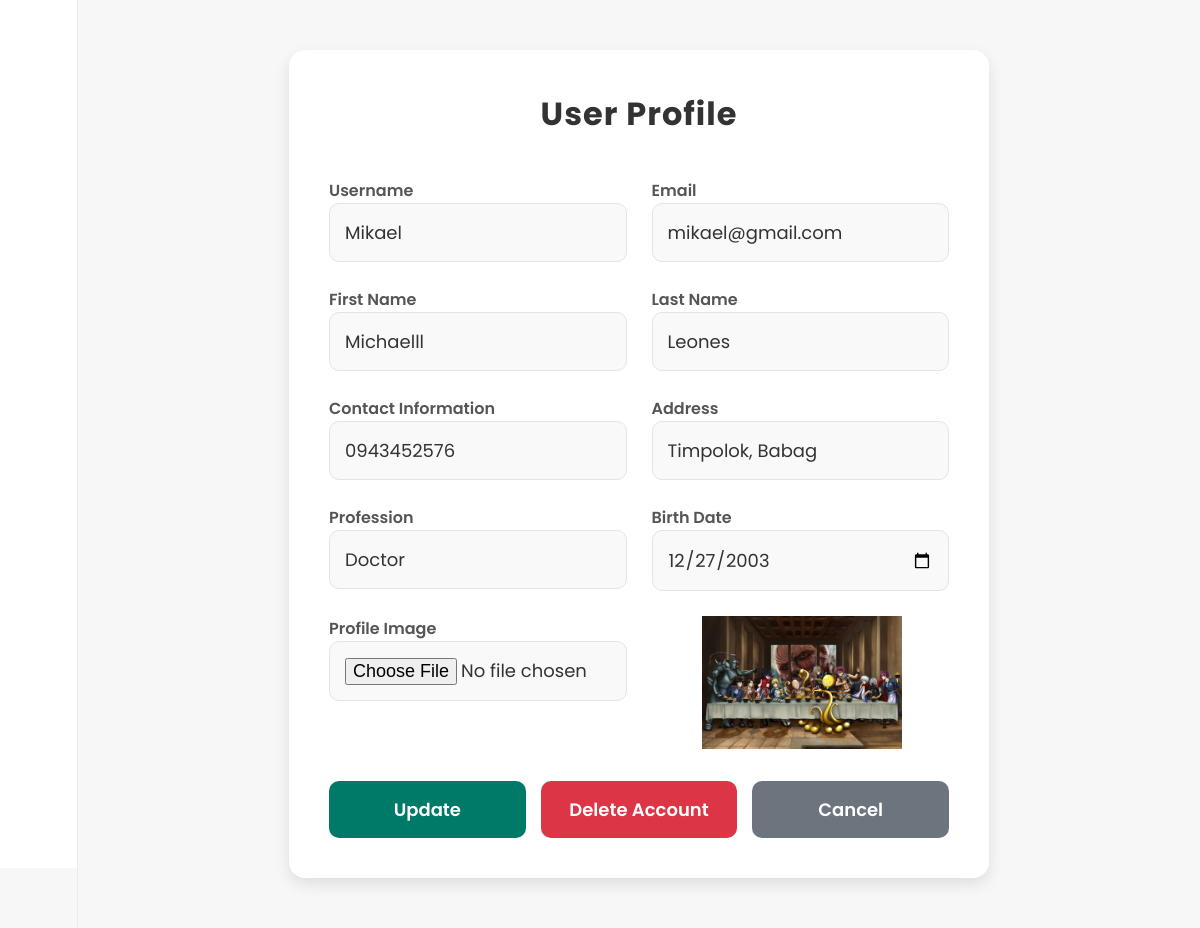
Before: /update_user/ (signed in) with the older database file.
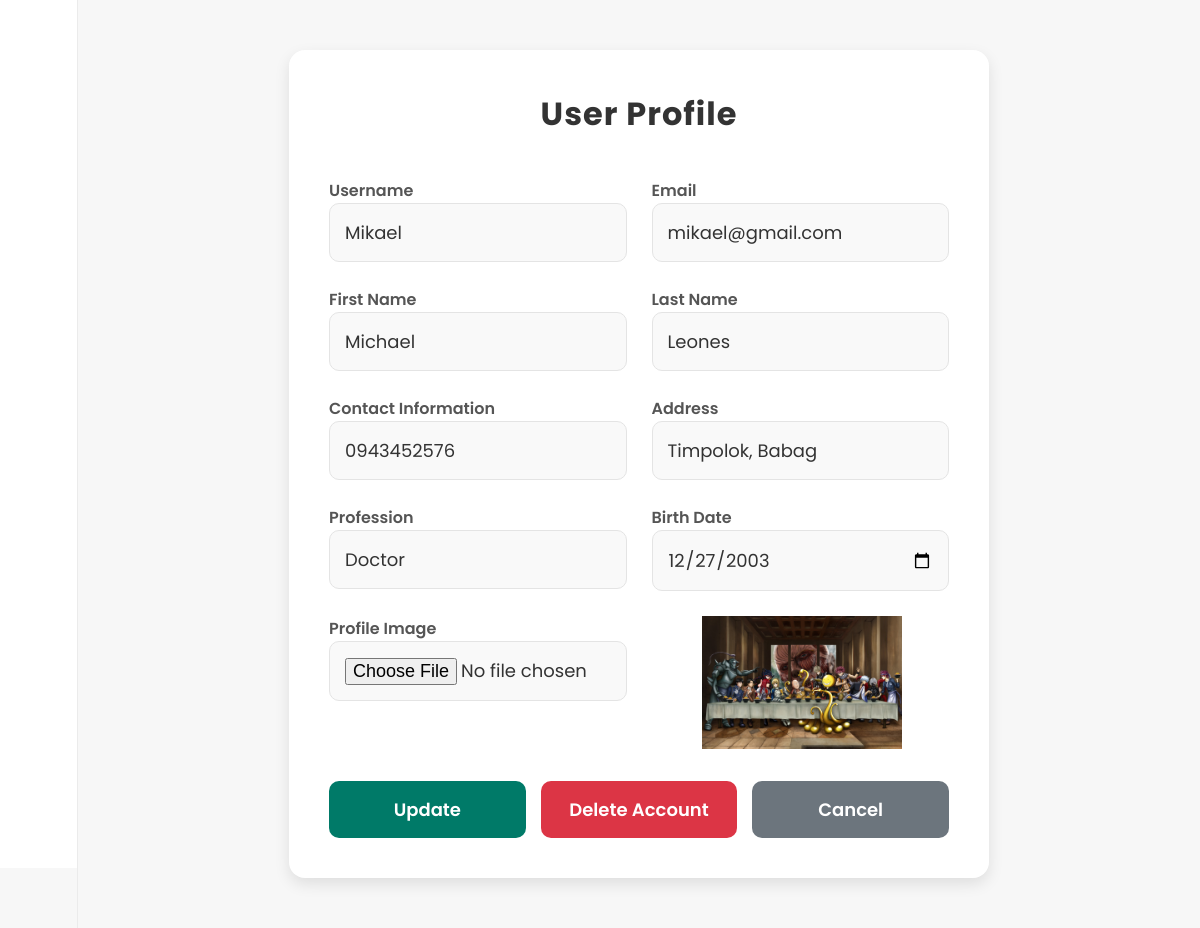
After: the same page with the newer database file.
### luwasapp/models.py (models this page shows, shortened)
class User(AbstractBaseUser, PermissionsMixin):
    email = models.EmailField(max_length=255, unique=True, default='')
    username = models.CharField(max_length=100, unique=True)
    first_name = models.CharField(max_length=30, blank=True)
    last_name = models.CharField(max_length=30, blank=True)
    contact_information = models.CharField(max_length=20)
    address = models.CharField(max_length=255)
    profession = models.CharField(max_length=255, null=True, blank=True)
    birth_date = models.DateField(null=True, blank=True)
    department = models.ForeignKey('Department', on_delete=models.CASCADE, related_name='users', null=True, blank=True)
    establishment = models.ForeignKey('Establishment', on_delete=models.CASCADE, related_name='users', null=True, blank=True)
    is_active = models.BooleanField(default=True)
    is_staff = models.BooleanField(default=False)
    date_joined = models.DateTimeField(auto_now_add=True)
    profile_image= models.ImageField(upload_to='profile_images/', null=True, blank=True)
    objects = CustomUserManager()
    USERNAME_FIELD = 'username'
    REQUIRED_FIELDS = ['email']

### luwasapp/views.py (the view, shortened to what this page needs)
# urls.py: path('update_user/', views.update_user_view, name='update_user'),
@login_required
def update_user_view(request):
    user = request.user
    return render(request, 'profile/update_user.html', {'user': user})

### luwasapp/templates/profile/update_user.html (shortened to what this page needs)
{% extends 'general/base.html' %}
{% load static %}
{% block extra_css %}
    <link rel="stylesheet" href="{% static 'user_update.css' %}">
{% endblock %}
{% block content %}
    <div class="container">
        <h2>User Profile</h2>
        <form method="post" class="form" enctype="multipart/form-data">
            <div class="form-row">
                <div class="form-group">
                    <label for="username">Username</label>
                    <input type="text" id="username" name="username" value="{{ user.username }}" readonly>
                </div>
                <div class="form-group">
                    <label for="email">Email</label>
                    <input type="email" id="email" name="email" value="{{ user.email }}" readonly>
                </div>
            </div>
            <div class="form-row">
                <div class="form-group">
                    <label for="first_name">First Name</label>
                    <input type="text" id="first_name" name="first_name" value="{{ user.first_name }}">
                </div>
                <div class="form-group">
                    <label for="last_name">Last Name</label>
                    <input type="text" id="last_name" name="last_name" value="{{ user.last_name }}">
                </div>
            </div>
            <div class="form-row">
                <div class="form-group">
                    <label for="contact_information">Contact Information</label>
                    <input type="text" id="contact_information" name="contact_information" value="{{ user.contact_information }}">
                </div>
                <div class="form-group">
                    <label for="address">Address</label>
                    <input type="text" id="address" name="address" value="{{ user.address }}">
                </div>
            </div>
            <div class="form-row">
                <div class="form-group">
                    <label for="profession">Profession</label>
                    <input type="text" id="profession" name="profession" value="{{ user.profession }}">
                </div>
                <div class="form-group">
                    <label for="birth_date">Birth Date</label>
                    <input type="date" id="birth_date" name="birth_date" value="{{ user.birth_date|date:"Y-m-d" }}">
                </div>
            </div>
            <div class="form-row">
                <div class="form-group">
                    <label for="profile_image">Profile Image</label>
                    <input type="file" id="profile_image" name="profile_image">
                </div>
                <div class="form-group">
                    {% if user.profile_image %}
                        <img src="{{ user.profile_image.url }}" alt="Current Profile Image" class="profile-image">
                    {% else %}
                        <img src="{% static 'image/LairPfp.jpg' %}" alt="Default Profile Image" class="profile-image">
                    {% endif %}
                </div>
            </div>
            <div class="button-container">
                <button type="submit" class="btn btn-primary">Update</button>
                <button type="button" class="btn btn-danger" onclick="deleteAccount()">Delete Account</button>
                <button type="button" class="btn btn-cancel" onclick="cancelUpdate()">Cancel</button>
            </div>
        </form>
    </div>
{% endblock %}

Changed rows visible on the page:
changed User "Mikael": first_name "Michaelll" → "Michael"
